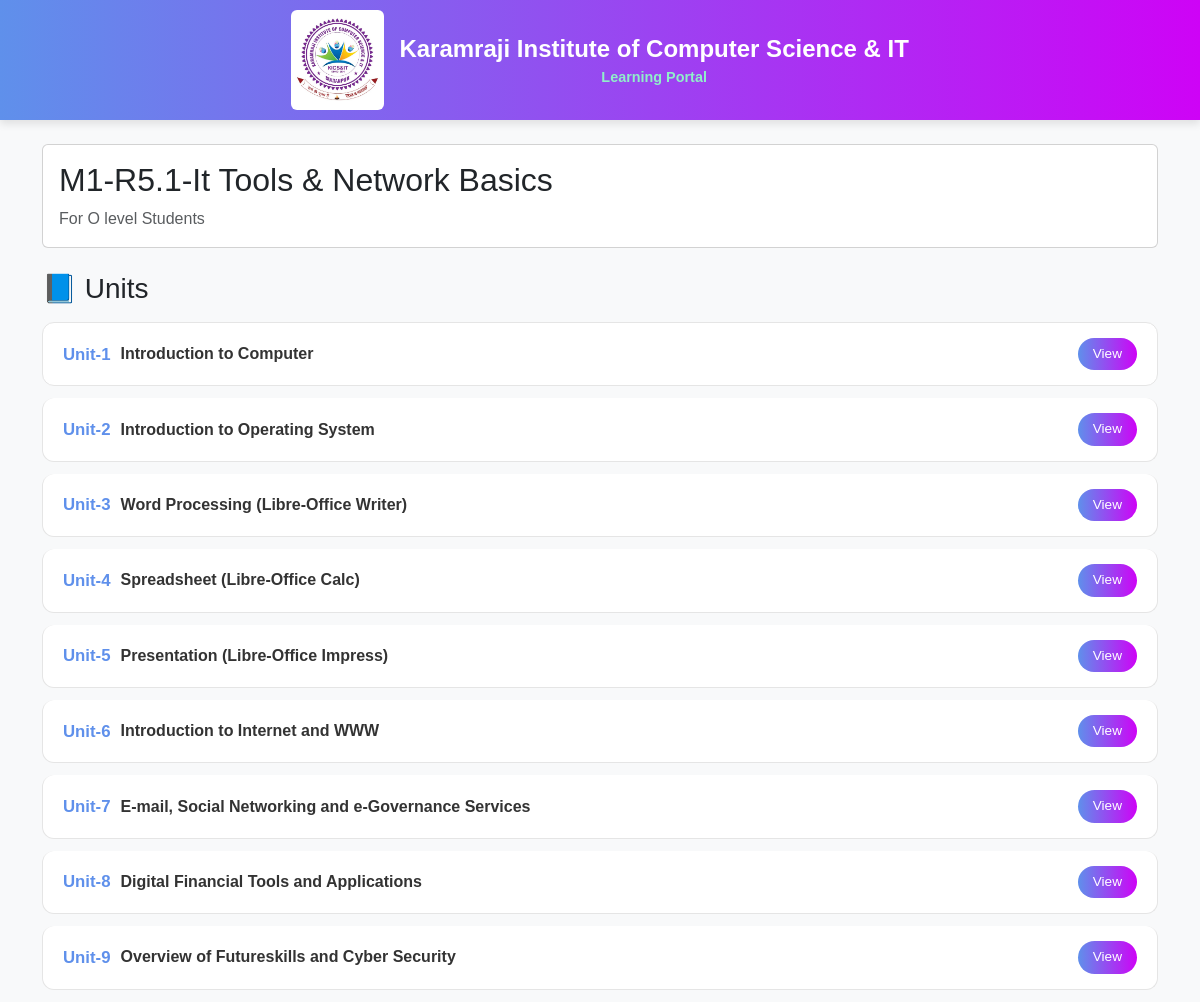
Screenshot of /course/2/ with the database file from the repository.
### courses/models.py (models this page shows, shortened)
class Course(models.Model):
    title = models.CharField(max_length=200)
    description = models.TextField(blank=True, null=True)
    is_visible = models.BooleanField(default=True)  # ✅ Toggle visibility

class Chapter(models.Model):
    course = models.ForeignKey(Course, on_delete=models.CASCADE, related_name="chapters")
    title = models.CharField(max_length=200)
    order = models.PositiveIntegerField(default=0)  # ✅ For custom ordering
    is_visible = models.BooleanField(default=True)  # ✅ Toggle visibility
    class Meta:
        ordering = ["order"]

### courses/views.py (the view)
# urls.py: path("course/<int:course_id>/", views.course_detail, name="course_detail"),
def course_detail(request, course_id):
    course = get_object_or_404(Course, id=course_id, is_visible=True)
    chapters = course.chapters.filter(is_visible=True)
    return render(request, "courses/course_detail.html", {
        "course": course,
        "chapters": chapters
    })

### courses/templates/courses/course_detail.html (shortened to what this page needs)
{% load static %}
<!DOCTYPE html>
<html lang="en">
<head>
  <link rel="stylesheet" href="{% static 'bootstrap/css/bootstrap.min.css' %}">
</head>
<body>
  <div class="navbar">
    <div class="navbar-left">
      <img src="{% static 'images/logo.jpg' %}" alt="Institute Logo" />
      <div class="navbar-title">
        Karamraji Institute of Computer Science & IT
        <span id="e">Learning Portal</span>
      </div>
    </div>
  </div>
  <div class="container mt-4">
    <div class="card mb-4">
      <div class="card-body">
        <h2 class="card-title">{{ course.title }}</h2>
        <p class="card-text text-muted">{{ course.description }}</p>
      </div>
    </div>
    <h3 class="mb-3">📘 Units</h3>
    <ul class="list-group">
      {% for chapter in course.chapters.all %}
        {% if chapter.is_visible %}
          <li class="list-group-item">
            <span class="unit-no">Unit-{{ forloop.counter }}</span>
            <a href="{% url 'chapter_detail' chapter.id %}" class="chapter-title">
              {{ chapter.title }}
            </a>
            <a href="{% url 'chapter_detail' chapter.id %}">
              <button class="view-btn">View</button>
            </a>
          </li>
        {% endif %}
      {% empty %}
        <li class="list-group-item text-muted">No chapters available</li>
      {% endfor %}
    </ul>
  </div>
</body>
</html>

### courses/templates/courses/course_detail.html (style rules this page uses)
body { background: #f8f9fa; font-family: Arial, sans-serif; }
.navbar { display: flex; align-items: center; justify-content: center; flex-wrap: wrap; background: linear-gradient(to right, #5f90eb, #ce03f6); padding: 10px 20px; color: #fefefe; box-shadow: 0 4px 8px rgba(0, 0, 0, 0.1); }
.navbar-left { display: flex; align-items: center; gap: 15px; flex-wrap: wrap; justify-content: center; text-align: center; }
.navbar-left img { height: 100px; max-width: 100%; border-radius: 6px; }
.navbar-title { font-size: 2vw; font-weight: 600; text-align: center; color: #ffffff; word-break: break-word; }
#e { font-size: 1.2vw; color: rgb(144, 238, 202); font-weight: 600; display: block; }
.list-group-item { border-radius: 12px !important; margin-bottom: 12px; transition: background 0.2s, transform 0.2s; display: flex; align-items: center; justify-content: space-between; padding: 15px 20px; background: #ffffff; border: 1px solid #e5e5e5; }
.unit-no { font-weight: 700; color: #5f90eb; margin-right: 10px; font-size: 1.05rem; }
.chapter-title { flex-grow: 1; font-weight: 600; font-size: 1rem; color: #333; text-decoration: none; }
.view-btn { background: linear-gradient(to right, #5f90eb, #ce03f6); color: white; border: none; border-radius: 20px; padding: 6px 15px; font-size: 0.85rem; font-weight: 500; transition: background 0.3s ease; }

### rows the page displays
Course: title "M1-R5.1-It Tools & Network Basics", description "For O level Students"
Chapter: title "Introduction to Computer"
Chapter: title "Introduction to Operating System"
Chapter: title "Word Processing (Libre-Office Writer)"
Chapter: title "Spreadsheet (Libre-Office Calc)"
Chapter: title "Presentation (Libre-Office Impress)"
Chapter: title "Introduction to Internet and WWW"
Chapter: title "E-mail, Social Networking and e-Governance Services"
Chapter: title "Digital Financial Tools and Applications"
Chapter: title "Overview of Futureskills and Cyber Security"
